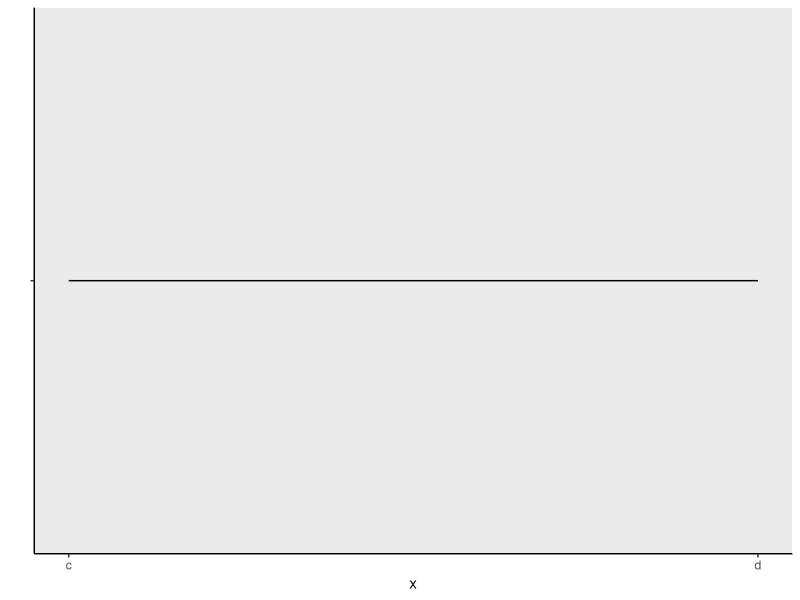
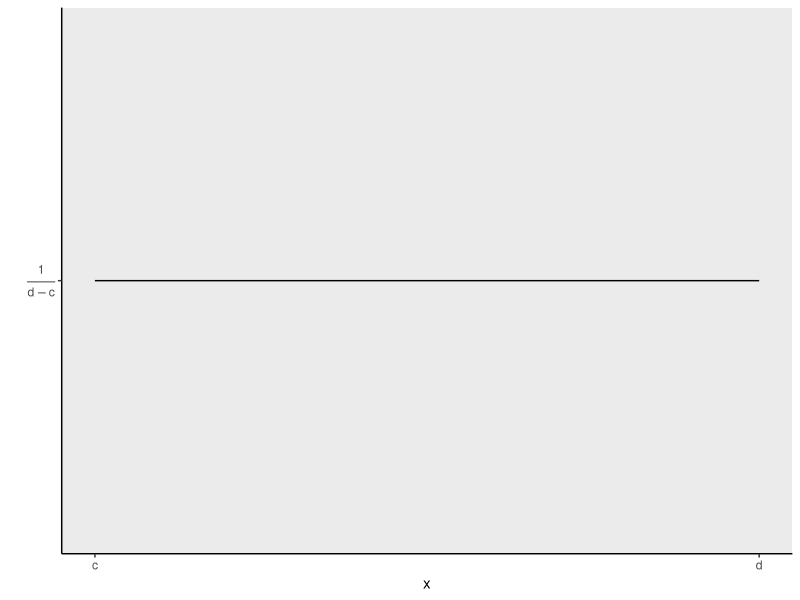
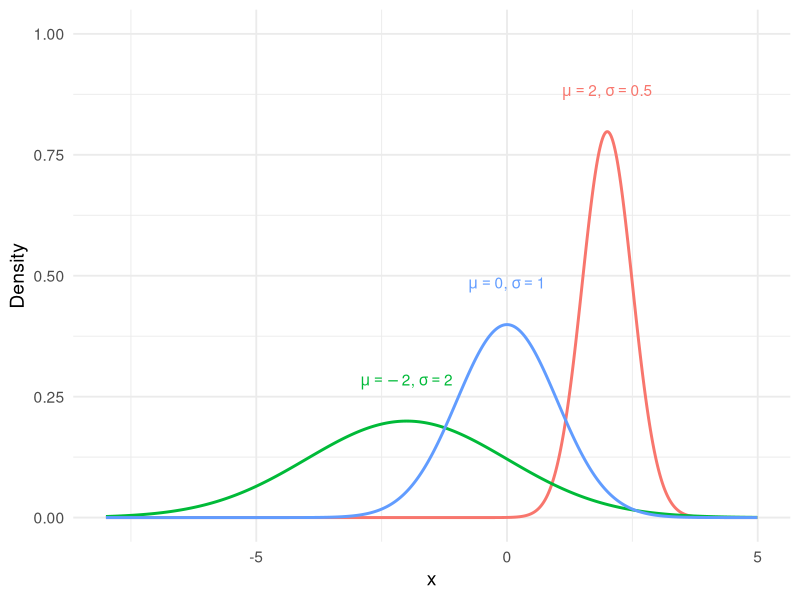
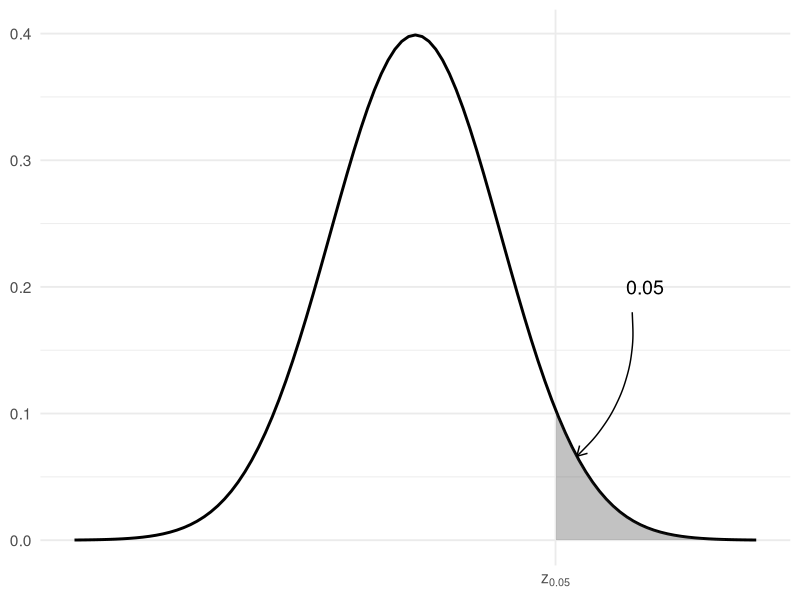

Recreate these plots in R, in order.
## ---- chunk 1
#| echo: false

library(ggplot2)

# Parameters
a <- 2
b <- 5

# Make density of Uniform(a, b)
df <- data.frame(
  x = c(a, b),
  y = c(1 / (b - a), 1 / (b - a))
)

# Plot
ggplot(df, aes(x = x, y = y)) +
  geom_line()+
  # geom_segment(aes(x = a, xend = b, y = 1 / (b - a), yend = 1 / (b - a))) +
  # geom_segment(aes(x = a, xend = a, y = 0, yend = 1 / (b - a))) +
  # geom_segment(aes(x = b, xend = b, y = 0, yend = 1 / (b - a))) +
  scale_x_continuous(breaks = c(a, b), labels = c("c", "d")) +
  scale_y_continuous(breaks = 1 / (b - a), labels = c("")) +   # remove y-axis ticks
    # theme_minimal(base_size = 14) +
  theme(
    # axis.ticks.y = element_blank(), # remove y ticks
    axis.line = element_line(),     # show axis lines
    panel.grid = element_blank()    # remove grid
  )+
  ylab("")



## ---- chunk 2
#| echo: false

library(ggplot2)

# Parameters
a <- 2
b <- 5

# Make density of Uniform(a, b)
df <- data.frame(
  x = c(a, b),
  y = c(1 / (b - a), 1 / (b - a))
)

# Plot
ggplot(df, aes(x = x, y = y)) +
  geom_line()+
  # geom_segment(aes(x = a, xend = b, y = 1 / (b - a), yend = 1 / (b - a))) +
  # geom_segment(aes(x = a, xend = a, y = 0, yend = 1 / (b - a))) +
  # geom_segment(aes(x = b, xend = b, y = 0, yend = 1 / (b - a))) +
  scale_x_continuous(breaks = c(a, b), labels = c("c", "d")) +
  scale_y_continuous(breaks = 1 / (b - a), labels = expression(frac(1, d-c))) +   # remove y-axis ticks
    # theme_minimal(base_size = 14) +
  theme(
    # axis.ticks.y = element_blank(), # remove y ticks
    axis.line = element_line(),     # show axis lines
    panel.grid = element_blank()    # remove grid
  )+
  ylab("")



## ---- chunk 3
#| echo: false

library(ggplot2)
library(dplyr)

# Parameters for the normals
params <- data.frame(
  mean = c(0, 2, -2),
  sd   = c(1, 0.5, 2),
  color = c("red", "blue", "green")
)

# Generate data for the curves
curve_data <- params %>%
  group_by(mean, sd, color) %>%
  do(data.frame(
    x = seq(min(params$mean) - 8, max(params$mean) + 4, length.out = 1000),
    mean = .$mean,
    sd = .$sd,
    color = .$color
  )) %>%
  ungroup() %>%
  mutate(density = dnorm(x, mean, sd))

# Base plot
p <- ggplot(curve_data, aes(x = x, y = density, color = color)) +
  geom_line(size = 1) +
  # Labels for each curve (slightly above max density for visibility)
  geom_text(
    data = params,
    aes(x = mean,
        y = dnorm(mean, mean, sd) + 0.05,
        label = paste0("mu==", mean, "*','~sigma==", sd),
        color = color),
    inherit.aes = FALSE,
    parse=T,
    vjust = -0.5
  ) +
  labs(x = "x", y = "Density") +
  theme_minimal(base_size = 14) +
  xlim(-8, 5)+
  ylim(0, 1)+
  theme(legend.position = "none")  # remove legend since labels are on plot

# Show plot
print(p)

## ---- chunk 4
#| echo: false

# install.packages("ggplot2") # if needed
library(ggplot2)
library(grid)   # for arrow()

alpha <- 0.05
z_alpha <- qnorm(1 - alpha)  # upper-tail critical value (≈ 1.64485)

p <- ggplot(data.frame(x = c(-4, 4)), aes(x)) +
  # Density curve
  stat_function(fun = dnorm, linewidth = 1) +
  # Shaded upper-tail area
  stat_function(
    fun = dnorm, geom = "area",
    xlim = c(z_alpha, 4),
    alpha = 0.3
  ) +
  # Optional vertical line at z_{0.05} (helps show the cutoff)
  # Axis tick for z_{0.05}
  scale_x_continuous(
    breaks = z_alpha,
    labels = expression(z[0.05]),
    limits = c(-4, 4)
  ) +
  # Arrow and text pointing to shaded region
  annotate(
    "curve",
    x = z_alpha + 0.9, y = 0.18,
    xend = z_alpha + 0.25, yend = dnorm(z_alpha + 0.25),
    curvature = -0.25,
    arrow = arrow(length = unit(8, "pt"))
  ) +
  annotate(
    "text",
    x = z_alpha + 1.05, y = 0.20,
    label = "0.05",
    size = 5
  ) +
  labs(x = NULL, y = NULL) +
  theme_minimal(base_size = 14)

p
